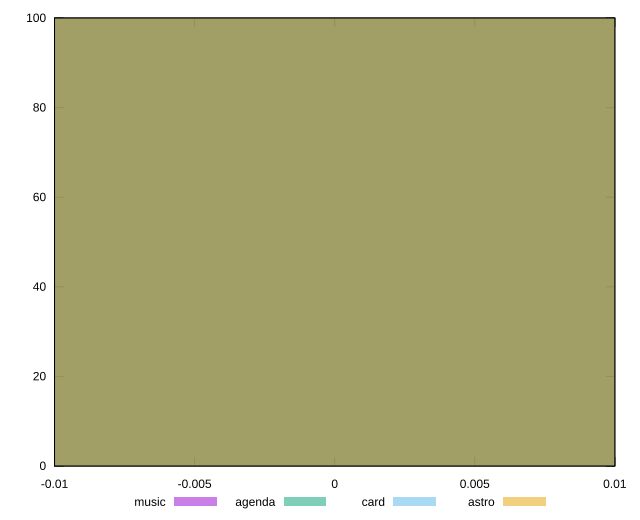

Here is the gnuplot script that generated this plot:
reset

$music <<EOF
0 100
EOF

$agenda <<EOF
0 100
EOF

$card <<EOF
0 100
EOF

$astro <<EOF
0 100
EOF

set key outside below
set boxwidth 0.1
set xrange [-0.01:0.01]
set yrange [0:100]
set trange [0:100]
set style fill transparent solid 0.5 noborder
set terminal svg size 640, 520 enhanced background rgb 'white'
set output "reports/report_00028_2021-02-24T12-49-42.674Z/efficient-animated-content/comparison/histogram/all_raw.svg"

plot $music title "music" with boxes, \
     $agenda title "agenda" with boxes, \
     $card title "card" with boxes, \
     $astro title "astro" with boxes

reset
